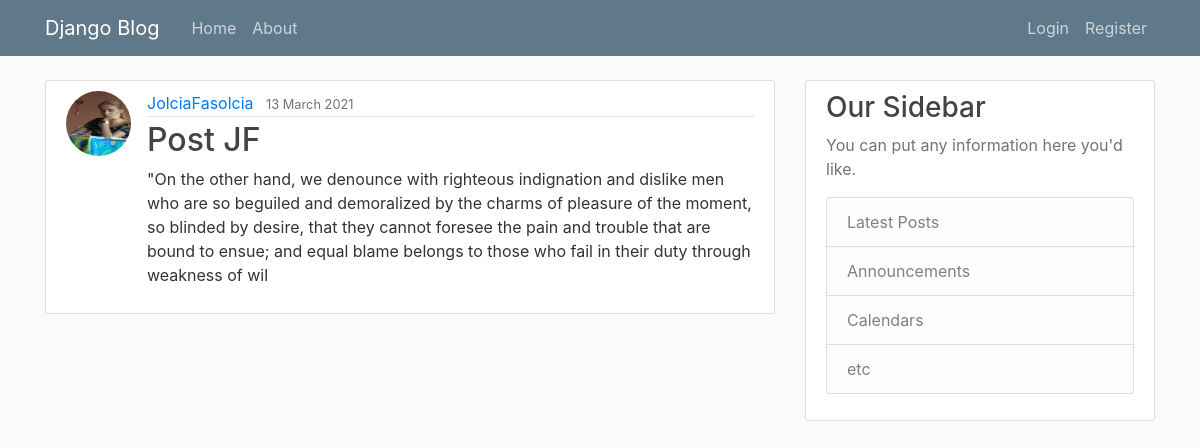
/post/16/, run on the app's committed database.
### blog/models.py (models this page shows, shortened)
class Post(models.Model):
    title=models.CharField(max_length=100)
    content=models.TextField()
    date_posted=models.DateTimeField(default=timezone.now)
    author=models.ForeignKey(User,on_delete=models.CASCADE) #bo chcemy obsluzyc sytuacje w ktorej autor jest usuniety

### users/models.py (models this page shows, shortened)
class Profile(models.Model):
    user = models.OneToOneField(User, on_delete=models.CASCADE)
    image = models.ImageField(default='default.jpg', upload_to='profile_pics')

### blog/views.py (the view)
# urls.py: path('post/<int:pk>/', PostDetailView.as_view(), name='post-detail'),
class PostDetailView(DetailView):
    model = Post

### blog/templates/blog/post_detail.html (shortened to what this page needs)
{% extends "blog/base.html" %}
{% block content %}
    <article class="media content-section">
      <img class="rounded-circle article-img" src="{{ object.author.profile.image.url }}">
        <div class="media-body">
          <div class="article-metadata">
            <a class="mr-2" href="{% url 'user-posts' post.author.username %}">{{ object.author }}</a>
            <small class="text-muted">{{ object.date_posted|date:"d F Y" }}</small>
          </div>
          <h2 class="article-title">{{ object.title }}</h2>
          <p class="article-content">{{ object.content }}</p>
        </div>
      </article>
{% endblock content %}

### blog/static/blog/main.css (style rules this page uses)
body { background: #fafafa; color: #333333; margin-top: 5rem; }
h1, h2, h3, h4, h5, h6 { color: #444444; }
.content-section { background: #ffffff; padding: 10px 20px; border: 1px solid #dddddd; border-radius: 3px; margin-bottom: 20px; }
.article-title { color: #444444; }
.article-content { white-space: pre-line; }
.article-img { height: 65px; width: 65px; margin-right: 16px; }
.article-metadata { padding-bottom: 1px; margin-bottom: 4px; border-bottom: 1px solid #e3e3e3 }

### data on the page
Post: author.profile.image (picture), author "JolciaFasolcia", date_posted "13 March 2021", title "Post JF", content "\"On the other hand, we denounce with righteous indignation and dislike men who are so beguiled and demoralized by the charms of pleasure of the moment, so blinded by desire, that they cannot foresee the pain and trouble that are bound to ensue; and equal blame belongs to those who fail in their duty through weakness of wil"
